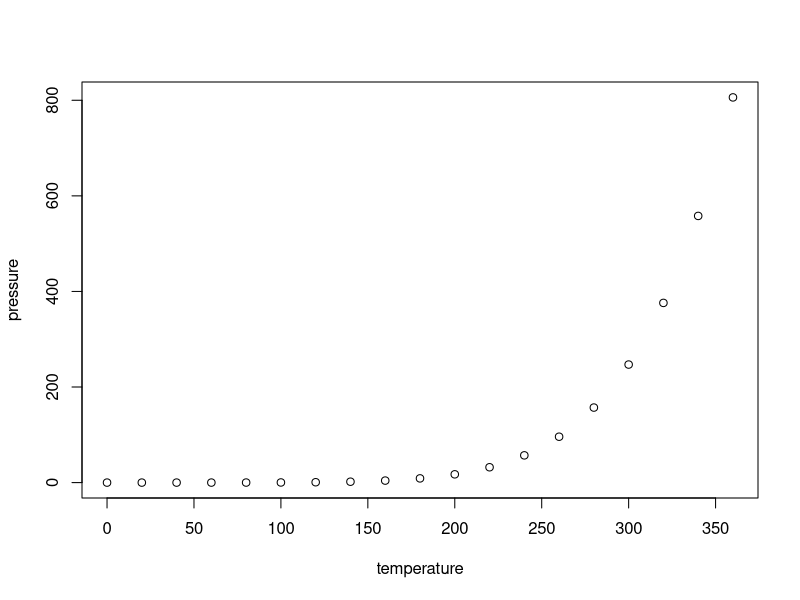
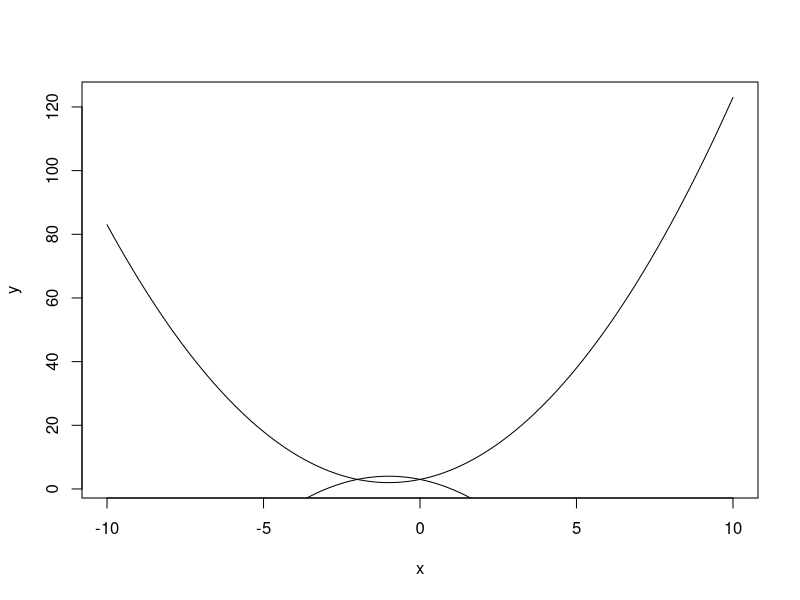
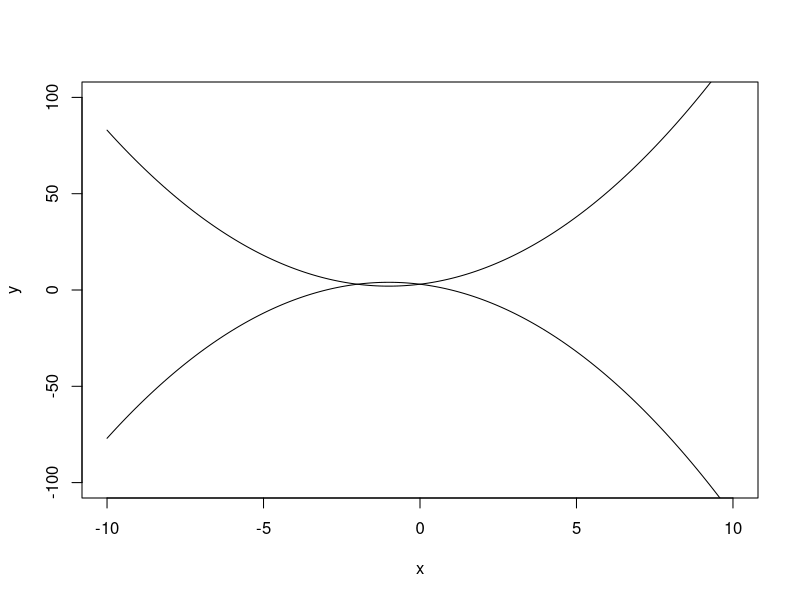
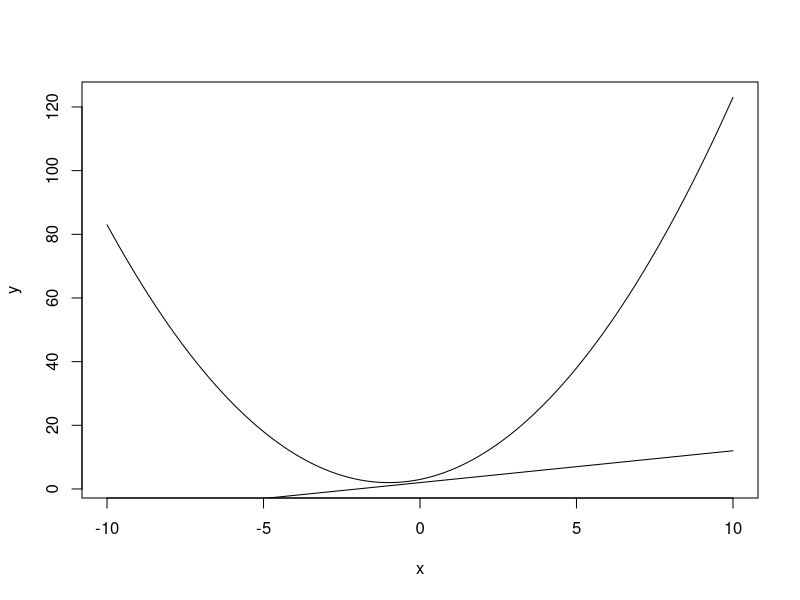
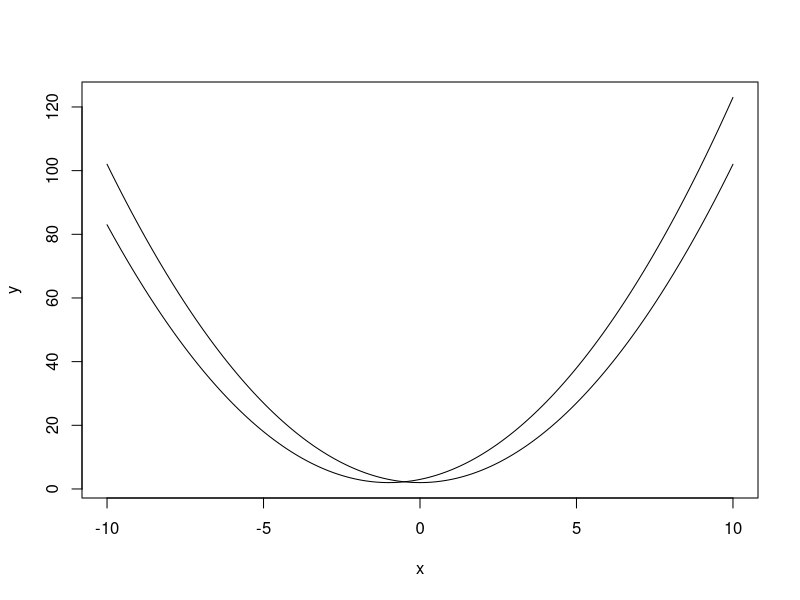
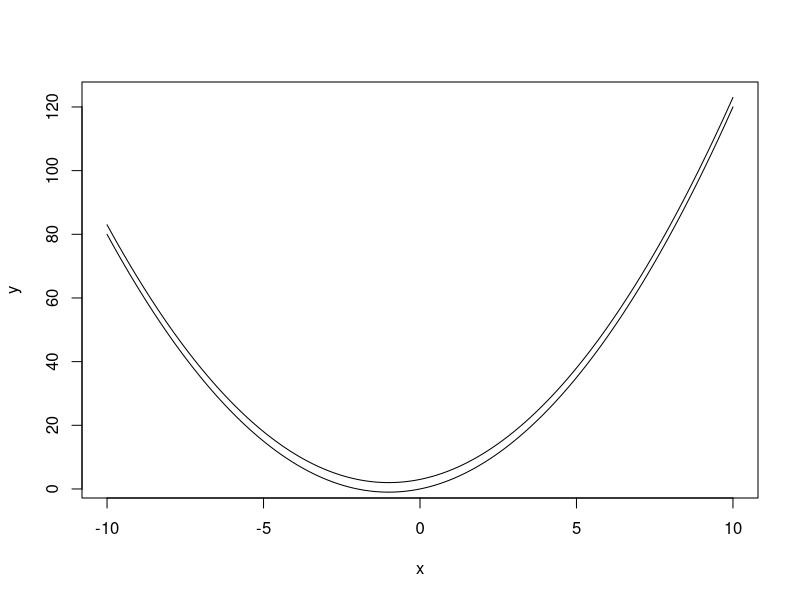
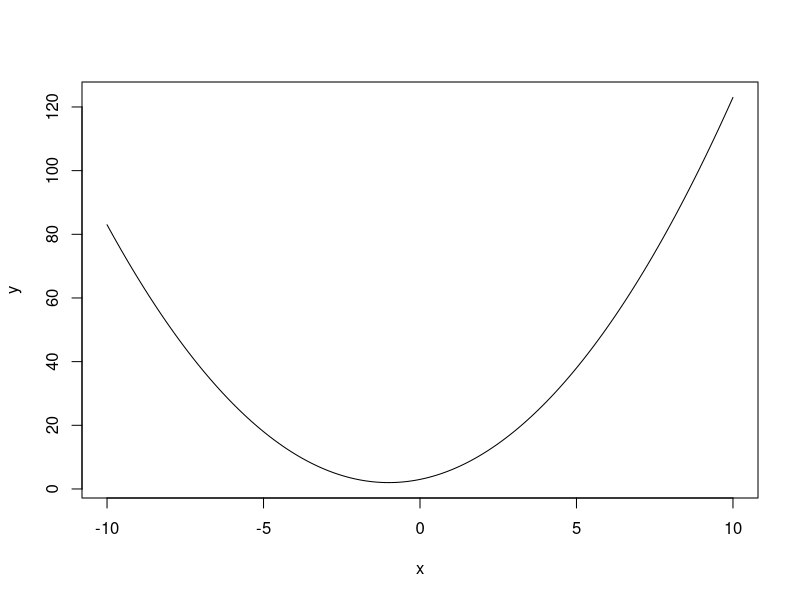

Reproduce these figures in R, in order. (Note: this script raises an error after producing the figures.)
## ---- chunk 1

## ---- chunk 2
plot(pressure)

quad<-function(x,a=0,b=0,c=0){
  
  y=a*(x^2)+(b*x)+c
  
  return(y)
  
}

x <- seq(from=-10, to=10, by=.1)
x

quad(x,1,2,3)

y<-quad(x,1,2,3)
plot(x,y,'l')
y2<-quad(x,-1,-2,3)
lines(x,y2)
plot(x,y,'l',ylim=c(-100,100))
lines(x,y2)

y3<-quad(x,0,1,2)
plot(x,y,'l')
lines(x,y3)

y4<-quad(x,1,0,2)
plot(x,y,'l')
lines(x,y4)

y5<-quad(x,1,2,0)
plot(x,y,'l')
lines(x,y5)

y6<-quad(2,0,0)
plot(x,y,'l')
lines(x,y6)

